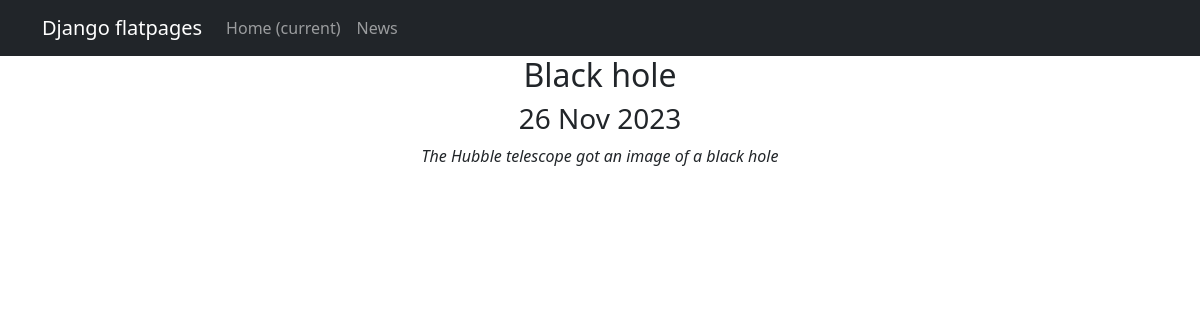
The page /news/2 on the database its author committed.
### News_Portal/models.py (models this page shows, shortened)
class Post(models.Model):
    author = models.ForeignKey(Author, on_delete=models.CASCADE)
    article = 'a'
    news = 'n'
    SELECT = [(article,"статья"), (news, 'новость')]
    type = models.CharField(max_length=1, choices=SELECT, default=news)
    date = models.DateTimeField(auto_now_add=True)
    category = models.ManyToManyField(Category, through='PostCategory')
    statement = models.CharField(max_length=255)
    text = models.TextField()
    rating = models.IntegerField(verbose_name='Рейтинг статьи',default=0)

### News_Portal/views.py (the view)
# urls.py: path('<int:pk>', PostDetail.as_view()),
class PostDetail(DetailView):
    model = Post
    template_name = 'post.html'
    context_object_name = 'post'

### News_Portal/templatetags/censor.py (called while the page is built)
@register.filter
def censor(text):
    censored_text = text
    for censored_word in CENSORED_WORDS:
        censored_text = censored_text.replace(censored_word, censored_word[:1] + '*' * (len(censored_word) - 1))
    return censored_text

### templates/post.html (shortened to what this page needs)
{% extends 'flatpages/default.html' %}
{% load censor %}
{% block content %}
<h2>{{ post.statement }}</h2>
<h3>{{ post.date|date:'d M Y' }}</h3>
<i>{{ post.text|censor }}</i>
{% endblock content %}

### rows shown on the page
Post: statement "Black hole", date "26 Nov 2023", text|censor "The Hubble telescope got an image of a black hole"
